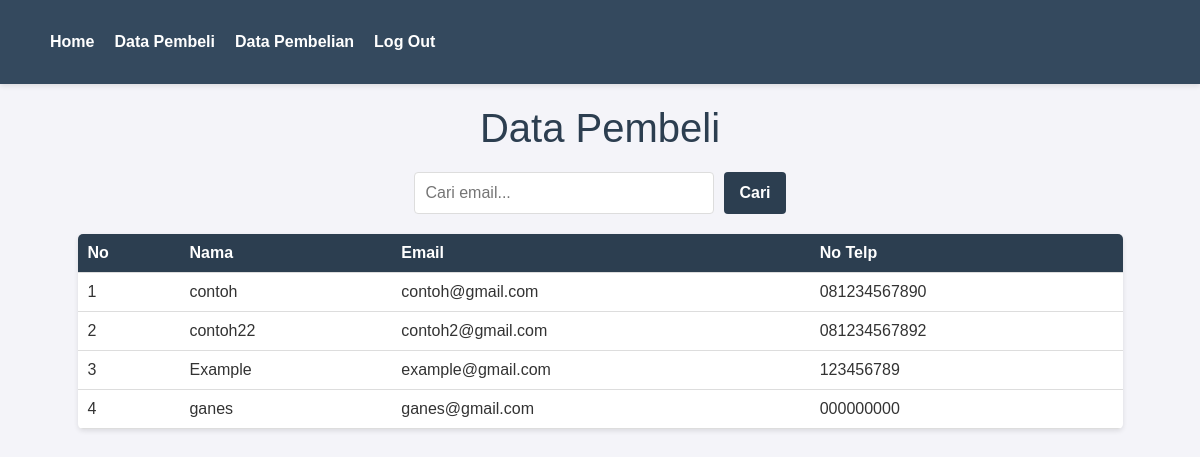
Screenshot of /tugasakhir/data_pembeli.php (signed in) with the database file from the repository.
### tables this page shows
CREATE TABLE `pembeli` (
  `id_pembeli` int(11) NOT NULL,
  `nama` varchar(30) NOT NULL,
  `email` varchar(30) NOT NULL,
  `no_telp` varchar(15) NOT NULL,
  `password` varchar(20) NOT NULL
);

### tugasakhir/data_pembeli.php (the view, shortened to what this page needs)
<?php include 'a_navbar.php'; ?>
<?php
include 'php/koneksi.php';
$search = $_GET['search'] ?? '';
$sql = $search ?
    "SELECT * FROM pembeli WHERE email LIKE '%$search%'" :
    "SELECT * FROM pembeli";
$result = $konek->query($sql);
?>
<!DOCTYPE html>
<html lang="en">
<head>
    <link href="https://cdn.jsdelivr.net/npm/bootstrap@5.3.3/dist/css/bootstrap.min.css" rel="stylesheet">
    <link rel="stylesheet" href="styleadmin.css" />
</head>
<body>
    <div class="container">
        <h1>Data Pembeli</h1>
        <form method="get" action="">
            <input type="text" name="search" placeholder="Cari email..." value="<?= $search ?>">
            <button type="submit">Cari</button>
        </form>
        <table>
            <thead>
                <tr>
                    <th>No</th>
                    <th>Nama</th>
                    <th>Email</th>
                    <th>No Telp</th>
                </tr>
            </thead>
            <tbody>
                <?php $no = 1; while ($row = $result->fetch_assoc()): ?>
                    <tr>
                        <td><?= $no++ ?></td>
                        <td><?= $row['nama'] ?></td>
                        <td><?= $row['email'] ?></td>
                        <td><?= $row['no_telp'] ?></td>
                    </tr>
                <?php endwhile; ?>
            </tbody>
        </table>
    </div>
</body>
</html>

### tugasakhir/styleadmin.css (style rules this page uses)
body { font-family: 'Arial', sans-serif; margin: 0; padding: 0; background-color: #f4f4f9; color: #333; }
h1, h2 { text-align: center; color: #2c3e50; }
table { width: 95%; margin: 20px auto; border-collapse: collapse; background: white; box-shadow: 0 2px 5px rgba(0, 0, 0, 0.1); overflow: hidden; border-radius: 5px; }
table th, table td { padding: 10px; text-align: left; border-bottom: 1px solid #ddd; }
table th { background-color: #2c3e50; color: white; }
form { display: flex; justify-content: center; margin: 20px 0; }
form input[type="text"] { padding: 8px 10px; width: 300px; border: 1px solid #ddd; border-radius: 4px; margin-right: 10px; }
form button { background-color: #2c3e50; color: white; padding: 8px 15px; border: none; border-radius: 4px; cursor: pointer; transition: background 0.3s ease; }
button { padding: 10px 15px; background-color: #2c3e50; color: white; border: none; border-radius: 5px; cursor: pointer; font-weight: bold; transition: background-color 0.3s ease; }
.container { padding: 20px; }

### rows the page displays
pembeli: nama "contoh", email "contoh@gmail.com", no_telp "081234567890"
pembeli: nama "contoh22", email "contoh2@gmail.com", no_telp "081234567892"
pembeli: nama "Example", email "example@gmail.com", no_telp "123456789"
pembeli: nama "ganes", email "ganes@gmail.com", no_telp "000000000"
